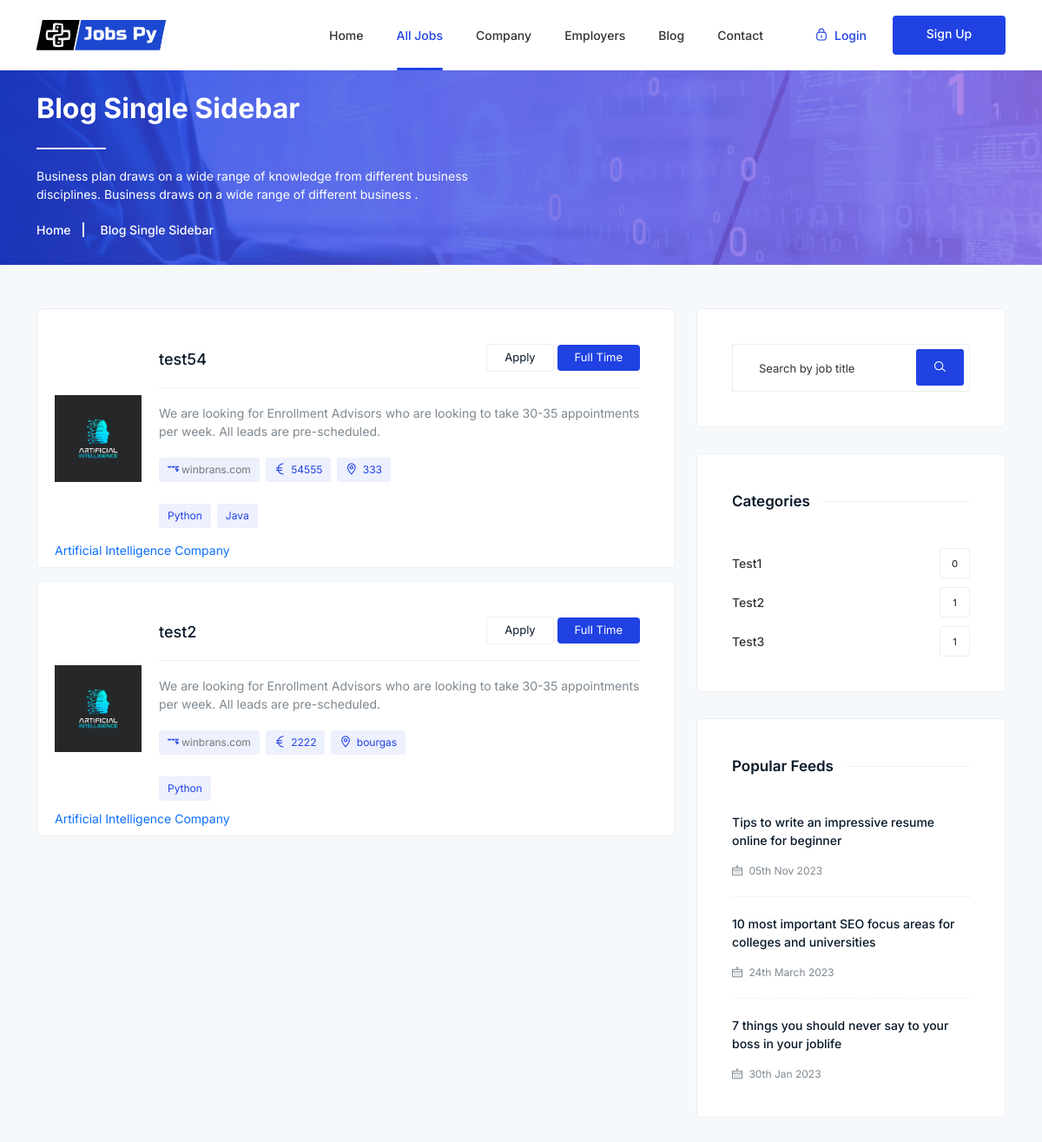
Before: /jobs/all/ (upper part) with the older database file.
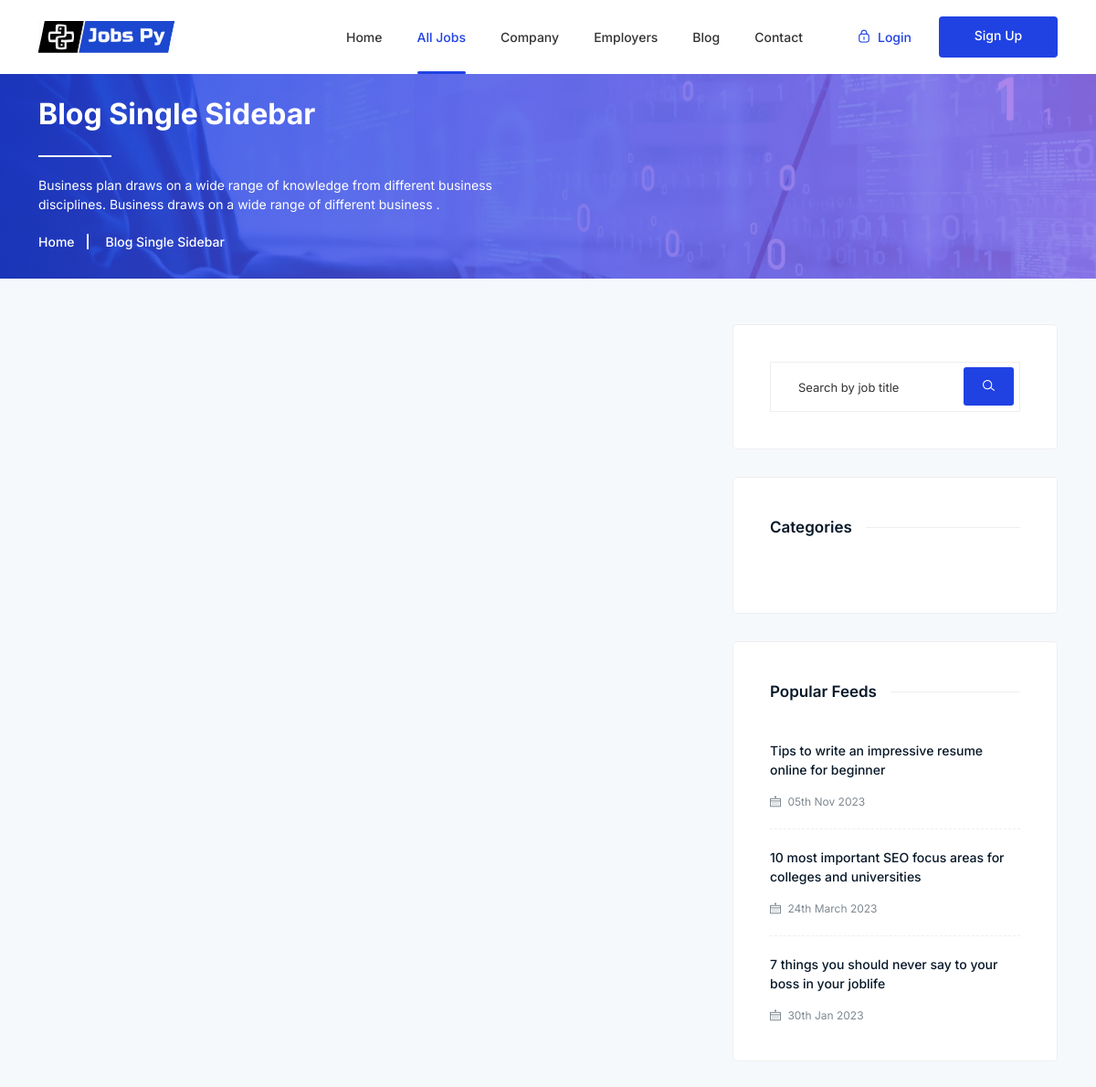
After: the same page with the newer database file.
### jobsPy/jobs/models.py (models this page shows, shortened)
class Job(models.Model):
    user = models.ForeignKey(UserModel,  on_delete=models.CASCADE)
    title = models.CharField(max_length=300)
    slug = models.SlugField(allow_unicode=True, max_length=100, unique=True)
    category = models.ForeignKey(Category,  on_delete=models.CASCADE)
    seniority = models.ForeignKey(Seniority, on_delete=models.SET_NULL, blank=True, null=True)
    description = models.TextField()
    job_image = models.ImageField(null=True, blank=True, upload_to="jobs/image", default="images/default/default.jpg")
    vacancy = models.IntegerField(null=True, blank=True)
    location = models.CharField(max_length=300,)
    job_type = models.CharField(choices=JOB_TYPE, max_length=10)
    salary = models.CharField(max_length=30, blank=True)
    deadline = models.DateField()
    is_published = models.BooleanField(default=True)
    is_closed = models.BooleanField(default=False)
    created_at = models.DateTimeField(auto_now_add=True)
    modified_at = models.DateTimeField(auto_now=True)
    needed_skills = models.ManyToManyField(Skills, related_name="needed_skills")

class Skills(models.Model):
    name = models.CharField(blank=True, null=True, max_length=20)

class Category(models.Model):
    name = models.CharField(max_length=255)
    slug = models.SlugField(allow_unicode=True, max_length=100, unique=True)
    description = models.TextField(max_length=300, blank=True, null=True)
    created_at = models.DateTimeField(auto_now_add=True)
    modified_at = models.DateTimeField(auto_now=True)

### jobsPy/company/models.py (models this page shows, shortened)
class CompanyProfile(models.Model):
    user = models.OneToOneField(UserModel, on_delete=models.CASCADE, related_name="company")
    name = models.CharField(max_length=40)
    description = models.TextField(null=True, blank=True)
    location = models.CharField(max_length=40)
    email = models.EmailField(max_length=254, null=False, blank=False)
    image = models.ImageField(
        null=True, blank=True, upload_to="company/image")
    website_url = models.URLField(max_length=200)

### jobsPy/jobs/views.py (the view)
# urls.py: path("all/", AllJobsView.as_view(), name="all-jobs"),
class AllJobsView(ListView):
    model = Job
    template_name = "jobs/jobs_list.html"
    def get_queryset(self):
        query = self.request.GET.get('q')
        if query:
            return Job.objects.filter(Q(title__icontains=query))
        else:
            return Job.objects.all()
    def get_context_data(self, **kwargs):
        context = super().get_context_data(**kwargs)
        context["category"] = Category.objects.all()
        context['search_query'] = self.request.GET.get('q', '')
        return context

### templates/jobs/jobs_list.html (shortened to what the changed rows need)
{% extends 'base.html' %}
{% load static %}
{% block main_content %}
    <div class="breadcrumbs overlay">
        <div class="container">
            <div class="row">
                <div class="col-12">
                    <div class="breadcrumbs-content">
                        <h1 class="page-title">Blog Single Sidebar</h1>
                    </div>
                </div>
            </div>
        </div>
    </div>
    <section class="section blog-single">
        <div class="container">
            <div class="row">
                <div class="col-lg-8">
                          {% for job in job_list %}
                        <div class="single-job">
                            <div class="job-image-list">
            {% if job.user.company.image %}
                                <img src="{{ job.user.company.image.url }}" alt="#">
                                {% else %}
                 <img src="{% static 'images/jobs/category-2.jpg' %}" alt="{{ company.name }} Image">
                                {% endif %}
                               <p> <a href="{% url 'company-details' job.user.company.pk %}">{{ job.user.company.name }}</a></p>
                            </div>
                            <div class="job-content">
                                <h4><a href="{% url 'job_details' job.pk %}">{{ job.title }}</a></h4>
                                <p>We are looking for Enrollment Advisors who are looking to take 30-35 appointments per
                                    week. All leads are pre-scheduled. </p>
                                <ul>
                                    <li><i class="lni lni-website"></i><a href="#"> winbrans.com</a></li>
                                    <li><i class="lni lni-euro"></i> {{ job.salary }} </li>
                                    <li><i class="lni lni-map-marker"></i> {{ job.location }}</li>
                                </ul>
                            <ul>
                                                            {% for skill in job.needed_skills.all %}
                                                <li><span>{{ skill.name }}</span></li>
                                        {% endfor %}
                            </ul>
                            </div>
                            <div class="job-button">
                                <ul>
                                    <li><a href="{% url 'apply_for_job' job.pk %}">Apply</a></li>
                                    <li><span>full time</span></li>
                                </ul>
                            </div>
                        </div>
                    {% endfor %}
                </div>
                <aside class="col-lg-4 col-md-12 col-12">
                    <div class="sidebar">
                        {% include "jobs/category_slide.html" %}
                    </div>
                </aside>
            </div>
        </div>
    </section>
{% endblock %}

### templates/jobs/category_slide.html
                        <div class="widget categories-widget">
                            <h5 class="widget-title"><span>Categories</span></h5>
                            <ul class="custom">
                                {% for cat in category %}
                                <li>
                                    <a href="{% url 'jobs_category' cat.slug %}">{{ cat.name }}<span>{{ cat.job_set.all|length }}</span></a>
                                </li>
                                {% endfor %}
                            </ul>
                        </div>

Changed rows visible on the page:
removed Job: user.company.image (picture), user.company.name "Artificial Intelligence Company", title "test54", salary "54555", location "333"
removed Skills: name "Python"
removed Skills: name "Java", shown under "Artificial Intelligence Company"
removed Job: user.company.image (picture), user.company.name "Artificial Intelligence Company", title "test2", salary "2222", location "bourgas"
removed Category: name "Test1", job_set.all|length "0"
removed Category: name "Test2", job_set.all|length "1"
removed Category: name "Test3", job_set.all|length "1"
